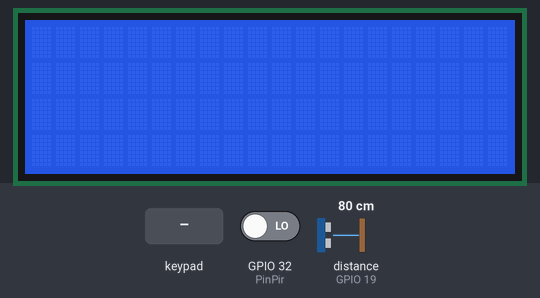
Bench run of a sketch on a simulated ESP32. Parts: 20×4 character LCD. Inputs (shaded band) come from the test bench; at power-on: GPIO 32 (PinPir) LOW, distance to the obstacle (sensor on GPIO 19) 80 cm. The echo pulse lasts 58.3 µs per cm; WiFi joins after 1.5 s; servers stay silent unless stated; what the sketch prints to the serial monitor is not drawn.

Above: at 2.7 s.
2.8 s: GPIO 32 (PinPir) driven HIGH
At 3.7 s:
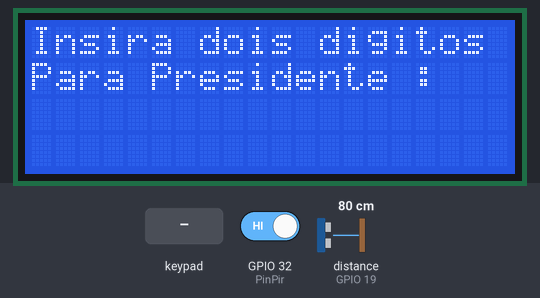
4.3 s: keypad keys 1 3 1 2 1 4 2 7 A pressed 0.4 s apart
At 8.1 s:
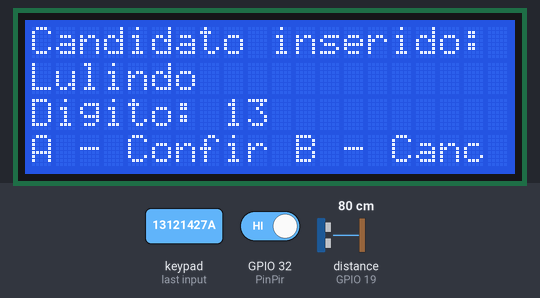
10.6 s: keypad keys 2 6 2 5 5 4 # pressed 0.4 s apart
At 14.8 s:
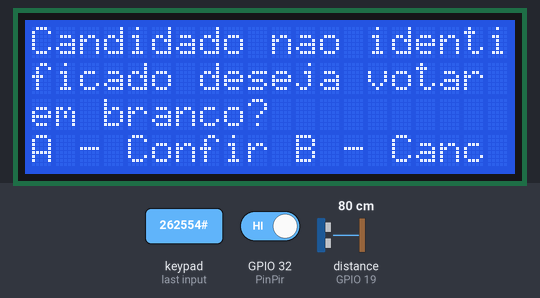
16.0 s: key 'B' pressed
At 16.82 s:
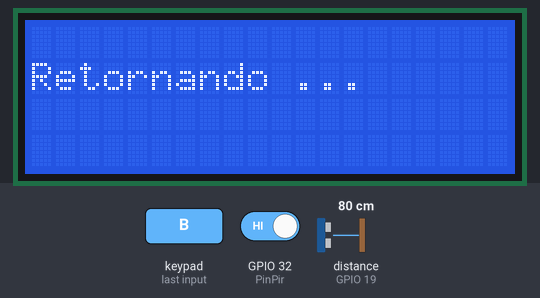
18.3 s: key '3' pressed
At 20.0 s:
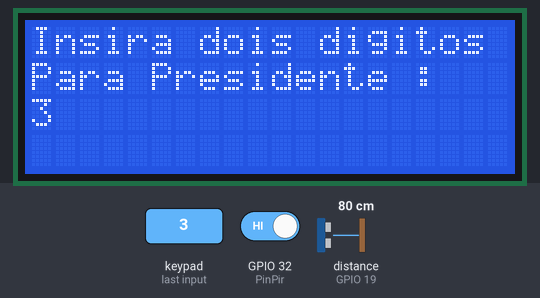
20.6 s: key '1' pressed
At 23.3 s:
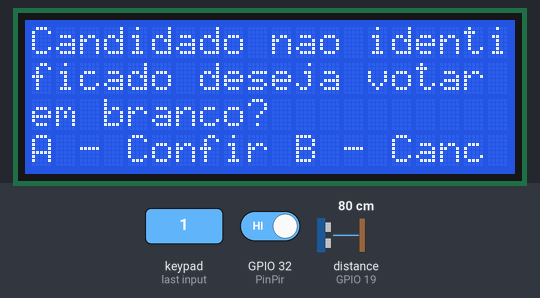
Timing chart, 0 to 24.6 s (numbered marks = the images above; inputs shaded):
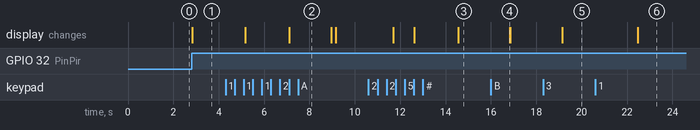

Measured:
- after the input at 2.8 s, the display: changes at once (image 1)
- after the input at 4.3 s, the display: first changes after 0.87 s (image 2 shows a later state)
- after the input at 10.6 s, the display: first differs from a run without the input after 2.0 s (image 3 shows a later state)
- after the input at 16.0 s, the display: changes after 0.82 s (image 4)
- after the input at 18.3 s, the display: changes after 0.85 s (image 5)
- after the input at 20.6 s, the display: changes after 1.9 s (image 6)

The sketch:

Final_1.0.ino
```cpp
#include <WiFi.h>

#include <Firebase.h>
#include <FirebaseESP32.h>

#include <LiquidCrystal_I2C.h>
#include <Ultrasonic.h>
#include <Keypad.h> // lib para a leitura do teclado
#include <string.h>
#include <Wire.h>
// lib para usar o 20/4 com o i2c

const int echoPin = 19;
const int trigPin = 18; // configuração do modulo ultrasonico
Ultrasonic ultrasonic(trigPin, echoPin);


//Inicializa o display no endereco 0x27
LiquidCrystal_I2C lcd(0x27, 20, 4); // quatidade de linhas e colunas com a porta q o i2c usa

#define WIFI_SSID "espteste" // definindo o nome do wifi
#define WIFI_PASS "teste123" // definindo o a senha do wifi

#define API_KEY "BqDSZa96Q2wUqiZ0ziywmaVXPLEshMIYqsbNm0NN"
#define URL_FIREBASE "https://urnaeletronica-c4da3-default-rtdb.firebaseio.com/" // dados para o firebase

FirebaseData firebaseData;
FirebaseJson json;

const byte QtdLin = 4;
const byte QtdCol = 4;
// quantidade de linhas e colunas

//matriz de caracteres
char matriz_keypad[QtdLin][QtdCol] = {
  {'1', '2', '3', 'A'},
  {'4', '5', '6', 'B'},
  {'7', '8', '9', 'C'},
  {'*', '0', '#', 'D'}
};

// declaração de pinos
byte PinosLin[QtdLin] = {13, 12, 14, 27}; // os 4 pinos da esquerda
byte PinosCol[QtdCol] = {26, 25, 5, 4}; // os 4 pinos da direita

//criando o objeto do meu teclado, mapiamento das teclas da minha matriz, pinos linha e coluna, quantidade de linha e coluna
Keypad MyKeyboard = Keypad(makeKeymap(matriz_keypad), PinosLin, PinosCol, QtdLin, QtdCol);

const int PinPir = 32;

//char acesso[14];

#define QtdCandidatos 2 // dados sobre os candidatos
#define QtdDigitos  2
char TodosCandidatos[QtdCandidatos][QtdDigitos] =
{
  {'1', '3'},
  {'1', '7'}
};

char voto[QtdDigitos];

struct candidato {
  String Numero;
  String Nome;
};

int TAG = 0;

void setup()
{
  lcd.init();
  lcd.setBacklight(HIGH);

  Serial.begin(9600);
  pinMode(PinPir, INPUT);

  pinMode(echoPin, INPUT);
  pinMode(trigPin, OUTPUT);
  Serial.println("Tentando conectar ao Wifi");
  WiFi.begin(WIFI_SSID, WIFI_PASS);
  while (WiFi.status() != WL_CONNECTED) {
    Serial.print(".");
    delay(300);
  }
  Serial.println();
  Serial.println("Conectado");

  Firebase.begin(URL_FIREBASE,API_KEY);
  Firebase.reconnectWiFi(true);
  Firebase.setReadTimeout( firebaseData, 10 * 60);
  Firebase.setwriteSizeLimit(firebaseData, "tiny");
}

void loop()
{
  lcd.setCursor(0, 0);


  if (digitalRead(PinPir)) {
    long tempo = ultrasonic.timing();
    float DistanciaInicio = (ultrasonic.convert(tempo, Ultrasonic::CM)) * 0.8;

    voto[0] = '\0';// limpando o array do C
    voto[1] = '\0';
    voto[2] = '\0';

    InserirPresidente();
    delay(1000);
    bool verificacao;
    verificacao = VerificarVoto();
    if (verificacao) {
      Serial.println("Enviando dados firebase");
      TAG++;
      String auxvoto;
      for (int i = 0; i < QtdDigitos; i++) {
        auxvoto[i] = voto[i];
      }

      json.set("/Voto", (voto));
      json.set("/Tag", TAG);
      Firebase.updateNode(firebaseData, "/Urna1", json);
      Serial.println("Dados enviado");
      lcd.clear();
      while (true) {
        lcd.setCursor(0, 0);
        lcd.print("Afaste da Urna para");
        lcd.setCursor(0, 1);
        lcd.print("encerrar sessao");

        tempo = ultrasonic.timing();
        float DistanciaAtual = ultrasonic.convert(tempo, Ultrasonic::CM);
        Serial.println(DistanciaAtual);
        if (DistanciaAtual > 1) {
          break;
        }
        else {
          continue;
        }
      }

      delay(2500);
    }

  }
}


void InserirPresidente() {
  lcd.clear();
  int pos = 0;
  for (int i = 0; i < QtdDigitos ; i++) {// for para percorrer o array de presidente e imprimir os dados
    lcd.setCursor(0, 0);
    lcd.print("Insira dois digitos");
    lcd.setCursor(0, 1);
    lcd.print("Para Presidente :");
    Serial.println(" ");
    lcd.setCursor(0, 2);
    for (int j = 0; j < QtdDigitos + 1; j++) { // para imprimir os digitos ja inseridos
      if (voto[j] == '\0') {
        lcd.print(" ");
      }
      else {
        lcd.print(voto[j]);
        //      Serial.print(voto[j]);,
      }
    }
    lcd.print(" ");

    char ReadKeypad = MyKeyboard.getKey();//leitura do teclado
    if (ReadKeypad && isdigit(ReadKeypad)) // se tiver leitura e for um digito
    {
      voto[pos] = ReadKeypad;
      pos++;
      //      Serial.println("Leitura: ");
      //      Serial.print(ReadKeypad);
      delay(800);
      continue;
    }
    else {
      i = i - 1;
      continue;
    }
  }
}

bool VerificarVoto()
{
  struct candidato Lula;

  Lula.Numero = "13";
  Lula.Nome = "Lulindo";

  struct candidato Bolzo;

  Bolzo.Nome = "Bolzonaro";
  Bolzo.Numero = "17";

  candidato ArrayofCandidatos[QtdCandidatos] = {Lula, Bolzo};


  for (int candidato = 0; candidato < QtdCandidatos; candidato++) {
    if (ArrayofCandidatos[candidato].Numero[0] == voto[0] && TodosCandidatos[candidato][1] == voto[1]) {
      lcd.clear();
      lcd.setCursor(0, 0);
      lcd.print("Candidato inserido:");
      lcd.setCursor(0, 1);
      lcd.print(ArrayofCandidatos[candidato].Nome);
      lcd.setCursor(0, 2);
      lcd.print("Digito: ");
      lcd.print(ArrayofCandidatos[candidato].Numero);
      lcd.setCursor(0, 3);
      lcd.print("A - Confir B - Canc");
      while (true) {
        char Tecla = MyKeyboard.getKey();


        if (Tecla != NULL) {
          Serial.println(Tecla);
        }


        if (Tecla == 'A' || Tecla == 'a' ) {
          delay(800);
          lcd.clear();
          lcd.setCursor(0, 1);
          lcd.print("Voto Confirmado");

          return true;
        }
        else if (Tecla == 'B'  || Tecla == 'b') {
          //          Voltar para o MENU!
          delay(800);
          lcd.clear();
          lcd.setCursor(0, 1);
          lcd.print("Retornando ...");
          return false;

        }
      }

    }
    else if (candidato == (sizeof(ArrayofCandidatos) / sizeof(ArrayofCandidatos[0])) - 1) {
      lcd.clear();
      lcd.setCursor(0, 0);
      lcd.print("Candidado nao identi");
      lcd.setCursor(0, 1);
      lcd.print("ficado deseja votar ");
      lcd.setCursor(0, 2);
      lcd.print("em branco?");
      lcd.setCursor(0, 3);
      lcd.print("A - Confir B - Canc");

      while (true) {
        char Tecla = MyKeyboard.getKey();

        if (Tecla != NULL) {
          Serial.println(Tecla);
        }

        if (Tecla == 'A' || Tecla == 'a' ) {
          delay(800);
          lcd.clear();
          lcd.setCursor(0, 1);
          lcd.print("Voto Confirmado");
          voto[0] = '0';
          voto[1] = '0';
          return true;
        }
        else if (Tecla == 'B'  || Tecla == 'b') {
          delay(800);
          lcd.clear();
          lcd.setCursor(0, 1);
          lcd.print("Retornando ...");
          return false;
        }
      }
    }
  }
}
```
